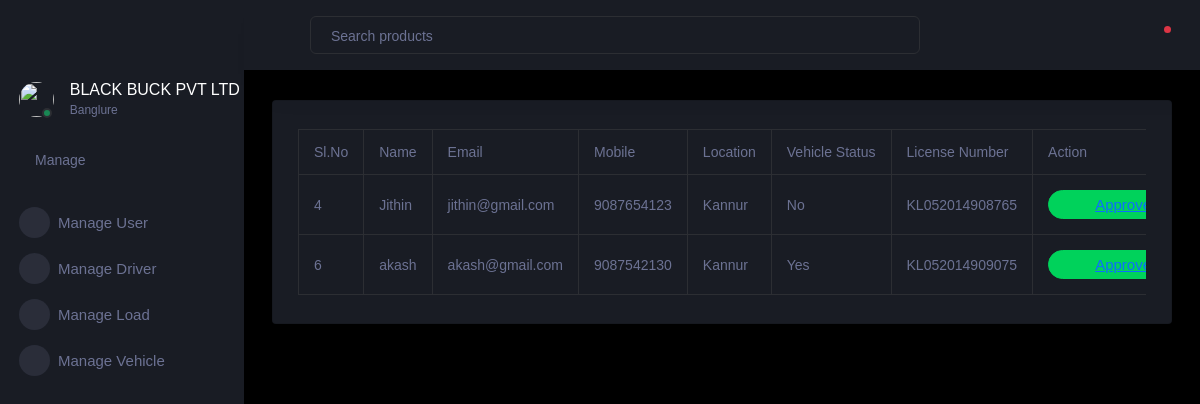
The app's page /viewdriver, older data.
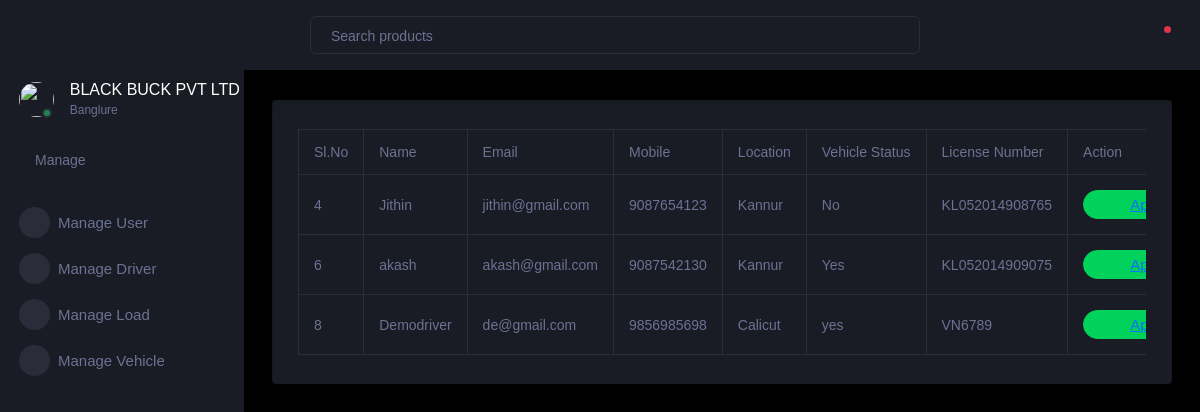
The same page, newer data.
### easy_load/models.py (models this page shows, shortened)
class driver(models.Model):
    login_id = models.ForeignKey(log, on_delete=models.CASCADE)
    name = models.CharField(max_length=100, unique=True)
    email = models.EmailField(max_length=100, unique=True)
    mobile = models.CharField(max_length=13, unique=True)
    location = models.CharField(max_length=50)
    vehicle_status = models.CharField(max_length=50)
    licence_no = models.CharField(max_length=20, unique=True)
    role = models.CharField(max_length=10)
    status = models.CharField(max_length=10)
    transport_from = models.CharField(max_length=100)
    transport_to = models.CharField(max_length=100)
    fcm_token = models.CharField(max_length=500, default="", blank=True)

### easy_load/views.py (the view)
# urls.py: path("viewdriver", views.viewdriver, name="viewdriver"),
def viewdriver(request):
    data = driver.objects.all()
    return render(request, "forms/viewdriver.html", {"data": data})

### easy_load/templates/forms/viewdriver.html (shortened to what this page needs)
<!DOCTYPE html>
<html lang="en">
  <head>
    <link rel="stylesheet" href="../../static/assets/vendors/mdi/css/materialdesignicons.min.css">
    <link rel="stylesheet" href="../../static/assets/vendors/css/vendor.bundle.base.css">
    <link rel="stylesheet" href="../../static/assets/vendors/select2/select2.min.css">
    <link rel="stylesheet" href="../../static/assets/vendors/select2-bootstrap-theme/select2-bootstrap.min.css">
    <link rel="stylesheet" href="../../static/assets/css/style.css">
  </head>
  <body>
    <div class="container-scroller">
      <nav class="sidebar sidebar-offcanvas" id="sidebar">
        <div class="sidebar-brand-wrapper d-none d-lg-flex align-items-center justify-content-center fixed-top">
        </div>
        <ul class="nav">
          <li class="nav-item profile">
            <div class="profile-desc">
              <div class="profile-pic">
                <div class="count-indicator">
                  <img class="img-xs rounded-circle " src="../../static/assets/images/faces/face15.jpg" alt="">
                  <span class="count bg-success"></span>
                </div>
                <div class="profile-name">
                  <h5 class="mb-0 font-weight-normal">BLACK BUCK PVT LTD</h5>
                  <span>Banglure</span>
                </div>
              </div>
              <a href="#" id="profile-dropdown" data-bs-toggle="dropdown"><i class="mdi mdi-dots-vertical"></i></a>
              <div class="dropdown-menu dropdown-menu-right sidebar-dropdown preview-list" aria-labelledby="profile-dropdown">
                <a href="#" class="dropdown-item preview-item">
          </li>
          <li class="nav-item nav-category">
            <span class="nav-link">Manage</span>
          </li>
          <li class="nav-item menu-items">
            <a class="nav-link" data-bs-toggle="collapse" href="#ui-basic" aria-expanded="false" aria-controls="ui-basic">
              <span class="menu-icon">
                <i class="mdi mdi-laptop"></i>
              </span>
              <span class="menu-title">Manage User</span>
              <i class="menu-arrow"></i>
            </a>
          </li>
          <li class="nav-item menu-items">
            <a class="nav-link" data-bs-toggle="collapse" href="#ui-basic" aria-expanded="false" aria-controls="ui-basic">
              <span class="menu-icon">
                <i class="mdi mdi-laptop"></i>
              </span>
              <span class="menu-title">Manage Driver</span>
              <i class="menu-arrow"></i>
            </a>
            <li class="nav-item menu-items">
                <a class="nav-link" data-bs-toggle="collapse" href="#ui-basic" aria-expanded="false" aria-controls="ui-basic">
                  <span class="menu-icon">
                    <i class="mdi mdi-laptop"></i>
                  </span>
                  <span class="menu-title">Manage Load</span>
                  <i class="menu-arrow"></i>
                </a>
              </li>
              <li class="nav-item menu-items">
                <a class="nav-link" data-bs-toggle="collapse" href="#ui-basic" aria-expanded="false" aria-controls="ui-basic">
                  <span class="menu-icon">
                    <i class="mdi mdi-laptop"></i>
                  </span>
                  <span class="menu-title">Manage Vehicle</span>
                  <i class="menu-arrow"></i>
                </a>
              </li>
        </ul>
      </nav>
      <div class="container-fluid page-body-wrapper">
        <nav class="navbar p-0 fixed-top d-flex flex-row">
          <div class="navbar-menu-wrapper flex-grow d-flex align-items-stretch">
            <button class="navbar-toggler navbar-toggler align-self-center" type="button" data-toggle="minimize">
              <span class="mdi mdi-menu"></span>
            </button>
            <ul class="navbar-nav w-100">
              <li class="nav-item w-100">
                <form class="nav-link mt-2 mt-md-0 d-none d-lg-flex search">
                  <input type="text" class="form-control" placeholder="Search products">
                </form>
              </li>
            </ul>
            <ul class="navbar-nav navbar-nav-right">
              <li class="nav-item dropdown border-left">
                <a class="nav-link count-indicator dropdown-toggle" id="notificationDropdown" href="#" data-bs-toggle="dropdown">
                  <i class="mdi mdi-bell"></i>
                  <span class="count bg-danger"></span>
                </a>
              </li>
            </ul>
          </div>
        </nav>
        <div class="main-panel">
          <div class="content-wrapper">
            <div class="row">
                <div class="col-lg-12 grid-margin stretch-card">
                  <div class="card">
                    <div class="card-body">
                      <div class="table-responsive">
                        <table class="table table-bordered">
                          <thead>
                              <tr>
                                <th>Sl.No</th>
                                <th>Name</th>
                                <th>Email</th>
                                <th>Mobile</th>
                                <th>Location</th>
                                <th>Vehicle Status</th>
                                <th>License Number</th>
                                <th>Action</th>
                              </tr>
                            </thead>
                            <tbody>
                              {% for i in data %}
                              {% if i.status == '0' %}
                              <tr>
                                <td>{{forloop.counter}}</td>
                                <td>{{i.name}}</td>
                                <td>{{i.email}}</td>
                                <td>{{i.mobile}}</td>
                                <td>{{i.location}}</td>
                                <td>{{i.vehicle_status}}</td>
                                <td>{{i.licence_no}}</td>
                                <td> <button type="button" class="btn btn-success btn-rounded btn-fw"><a href="{% url 'admin_approve_drivers' i.id %}">Approve</a></button>
                                  <button type="button" class="btn btn-danger btn-rounded btn-fw"><a href="{% url 'admin_reject_drivers' i.id %}">Reject</a</button></td>
                              </tr>
                              {% endif %}
                              {% endfor %}
                            </tbody>
                        </table>
                      </div>
                    </div>
                  </div>
                </div>
                    </div>
                  </div>
                </div>
              </div>
        </div>
  </body>
</html>

Row changes from the older to the newer data that the page shows:
added driver: name "Demodriver", email "de@gmail.com", mobile "9856985698", location "Calicut", vehicle_status "yes", licence_no "VN6789"
